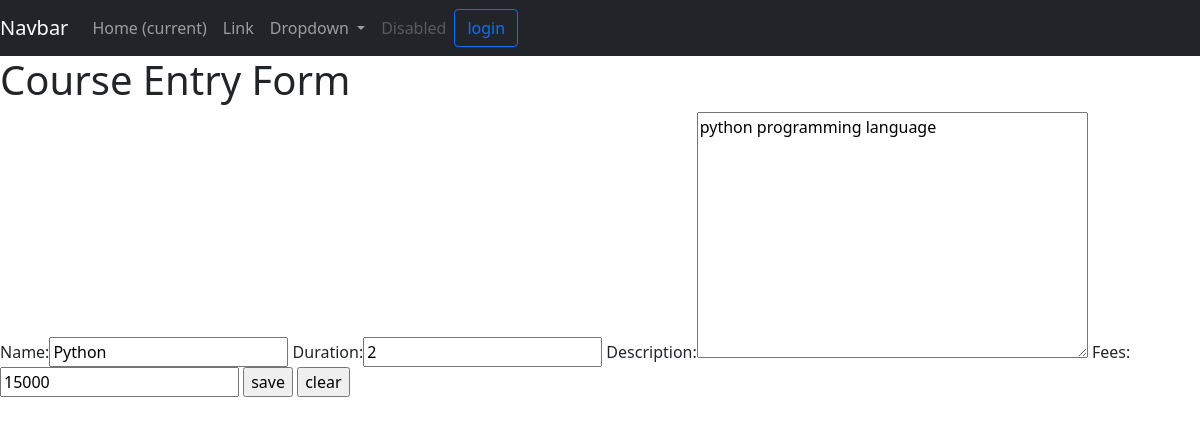
Page /course/update/4 on the committed database.
### course/models.py (models this page shows, shortened)
class course_master(models.Model):
    name=models.CharField(max_length=30)
    duration=models.IntegerField()
    description=models.TextField()
    fees=models.IntegerField()

### course/views.py (the view)
# urls.py: path("update/<int:pk>",views.CourseUpdateView.as_view(),name="course-update"),
class CourseUpdateView(UpdateView):
    model = course_master
    fields = '__all__'
    template_name = 'course/course_register.html'

### course/templates/course/course_register.html (shortened to what this page needs)
{% extends "course/layout.html" %}
{% block body %}
    <h1> Course Entry Form </h1>
    <form  method="post">
        {{ form }}
        <input type="submit" value="save">
        <input type="reset" value="clear">
    </form>
{% endblock %}

### rows in the picture
course_master: name "Python", duration "2", description "python programming language", fees "15000"
